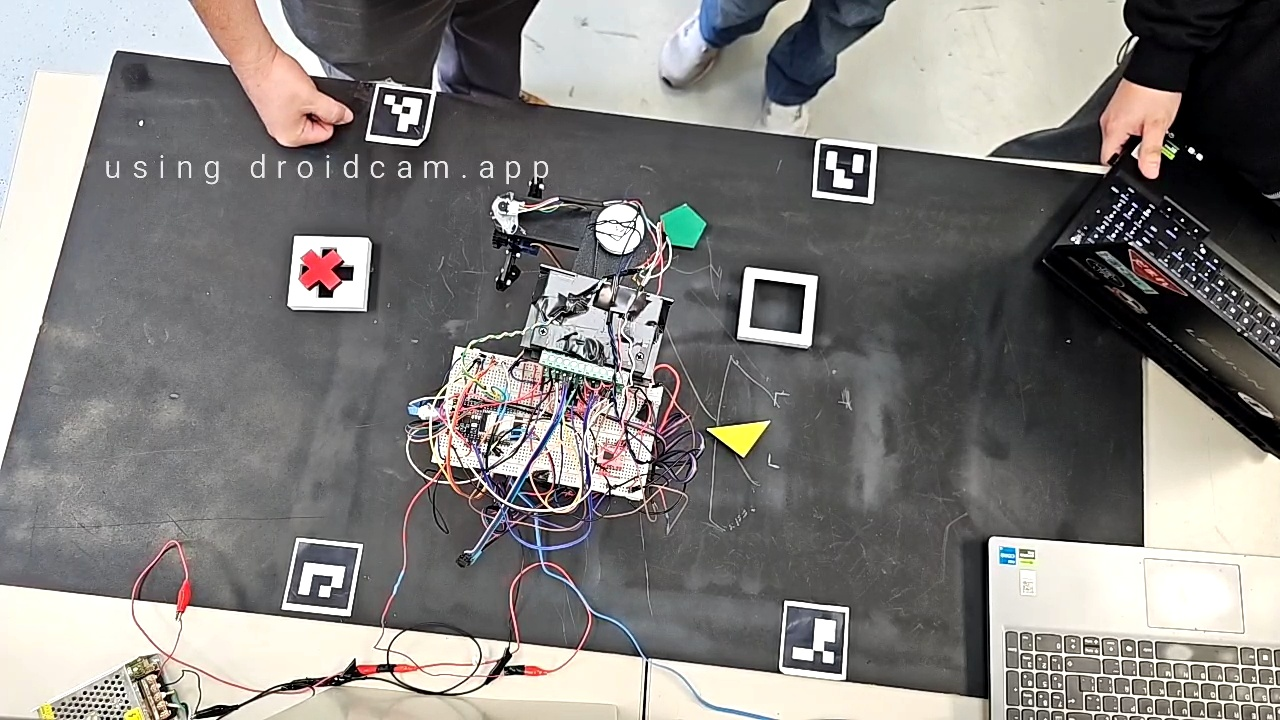
#> input picture PnP_App/photo.jpg, 1280 x 720 px
$ python -i auto_annotate.py   (imports and definitions only)
#> lines starting #> are read from the running program, lines starting #| are printed output that depends on the picture; after the words box and inside, x2 and y2 are one past the last pixel; in counts of white or black regions, pixels touching at a corner belong together
#> further down, picture is the input picture: shape (720, 1280, 3); mean B, G, R 125, 127.5, 130
"""
auto_annotate.py
================
Pre-anota automáticamente todas las imágenes de un ZIP usando segmentación HSV.
Genera archivos .txt en formato YOLO para cada imagen.

Uso:
    python auto_annotate.py --zip imagenes.zip
    python auto_annotate.py --folder ./mis_fotos

Resultado:
    carpeta  auto_labels/  con un .txt por imagen
    carpeta  auto_preview/ con imágenes anotadas para verificar visualmente
"""

import cv2
import numpy as np
import zipfile
import argparse
import os
from pathlib import Path

# ═══════════════════════════════════════════════════════════════════════════════
# CLASES — deben coincidir EXACTAMENTE con data.yaml después
# ═══════════════════════════════════════════════════════════════════════════════
# Índice : nombre
CLASSES = {
    0:  "red_square",
    1:  "red_triangle",
    2:  "red_pentagon",
    3:  "red_cross",
    4:  "yellow_square",
    5:  "yellow_triangle",
    6:  "yellow_pentagon",
    7:  "yellow_cross",
    8:  "blue_square",
    9:  "blue_triangle",
    10: "blue_pentagon",
    11: "blue_cross",
    12: "green_square",
    13: "green_triangle",
    14: "green_pentagon",
    15: "green_cross",
}

# Nombre → índice (inverso)
CLASS_INDEX = {v: k for k, v in CLASSES.items()}

# ═══════════════════════════════════════════════════════════════════════════════
# RANGOS HSV POR COLOR
# Si los colores no se detectan bien, ajusta los valores aquí.
# Puedes probar con la imagen de preview generada.
# ═══════════════════════════════════════════════════════════════════════════════
COLOR_RANGES = {
    "red": [
        (np.array([0,   130,  60]),  np.array([10,  255, 255])),
        (np.array([168, 130,  60]),  np.array([180, 255, 255])),
    ],
    "yellow": [
        (np.array([18,  100,  80]),  np.array([38,  255, 255])),
    ],
    "green": [
        (np.array([38,  80,   40]),  np.array([88,  255, 255])),
    ],
    "blue": [
        (np.array([95,  80,   40]),  np.array([135, 255, 255])),
    ],
}

# Área mínima en píxeles — filtra ruido pequeño
MIN_AREA = 2000
# Área máxima — filtra el robot y objetos grandes
MAX_AREA = 90_000

# ═══════════════════════════════════════════════════════════════════════════════
# CLASIFICACIÓN DE FORMA POR GEOMETRÍA
# ═══════════════════════════════════════════════════════════════════════════════

def classify_shape(contour):
    peri   = cv2.arcLength(contour, True)
    approx = cv2.approxPolyDP(contour, 0.035 * peri, True)
    n      = len(approx)

    if n == 3:
        return "triangle"
    if n == 4:
        return "square"
    if n == 5:
        return "pentagon"

    # Cruz: área del contorno mucho menor que su convex hull
    hull_area    = cv2.contourArea(cv2.convexHull(contour))
    contour_area = cv2.contourArea(contour)
    if hull_area > 0 and (contour_area / hull_area) < 0.72:
        return "cross"
    if n >= 8:
        return "cross"

    return None   # desconocido → ignorar


# ═══════════════════════════════════════════════════════════════════════════════
# PROCESAR UNA IMAGEN → lista de anotaciones YOLO
# ═══════════════════════════════════════════════════════════════════════════════

def annotate_image(image):
    """
    Devuelve lista de (class_id, cx_norm, cy_norm, w_norm, h_norm)
    Todo normalizado entre 0 y 1 como requiere YOLO.
    """
    h_img, w_img = image.shape[:2]
#> h_img = 720; w_img = 1280
    blurred = cv2.GaussianBlur(image, (5, 5), 0)
    hsv     = cv2.cvtColor(blurred, cv2.COLOR_BGR2HSV)
#> hsv: shape (720, 1280, 3); mean H, S, V 65.6, 22, 132.6
    kernel  = cv2.getStructuringElement(cv2.MORPH_ELLIPSE, (9, 9))

    annotations = []
    seen_centers = []

    for color_name, ranges in COLOR_RANGES.items():
        # Construir máscara del color
        mask = np.zeros(hsv.shape[:2], dtype=np.uint8)
        for lo, hi in ranges:
            mask |= cv2.inRange(hsv, lo, hi)

        # Limpiar ruido morfológico
        mask = cv2.morphologyEx(mask, cv2.MORPH_OPEN,  kernel, iterations=2)
        mask = cv2.morphologyEx(mask, cv2.MORPH_CLOSE, kernel, iterations=2)

        contours, _ = cv2.findContours(mask, cv2.RETR_EXTERNAL,
                                        cv2.CHAIN_APPROX_SIMPLE)

        for cnt in contours:
            area = cv2.contourArea(cnt)
            if not (MIN_AREA < area < MAX_AREA):
                continue

            shape_name = classify_shape(cnt)
            if shape_name is None:
                continue

            class_name = f"{color_name}_{shape_name}"
            class_id   = CLASS_INDEX.get(class_name)
            if class_id is None:
                continue

            # Bounding box
            x, y, w, h = cv2.boundingRect(cnt)

            # Centro normalizado
            cx = (x + w / 2.0) / w_img
            cy = (y + h / 2.0) / h_img
            wn = w / w_img
            hn = h / h_img

            # Evitar duplicados (mismo centro ± 40px)
            dup = any(abs((x + w/2) - sx) < 40 and abs((y + h/2) - sy) < 40
                      for sx, sy in seen_centers)
            if dup:
                continue

            seen_centers.append((x + w/2, y + h/2))
            annotations.append((class_id, cx, cy, wn, hn))
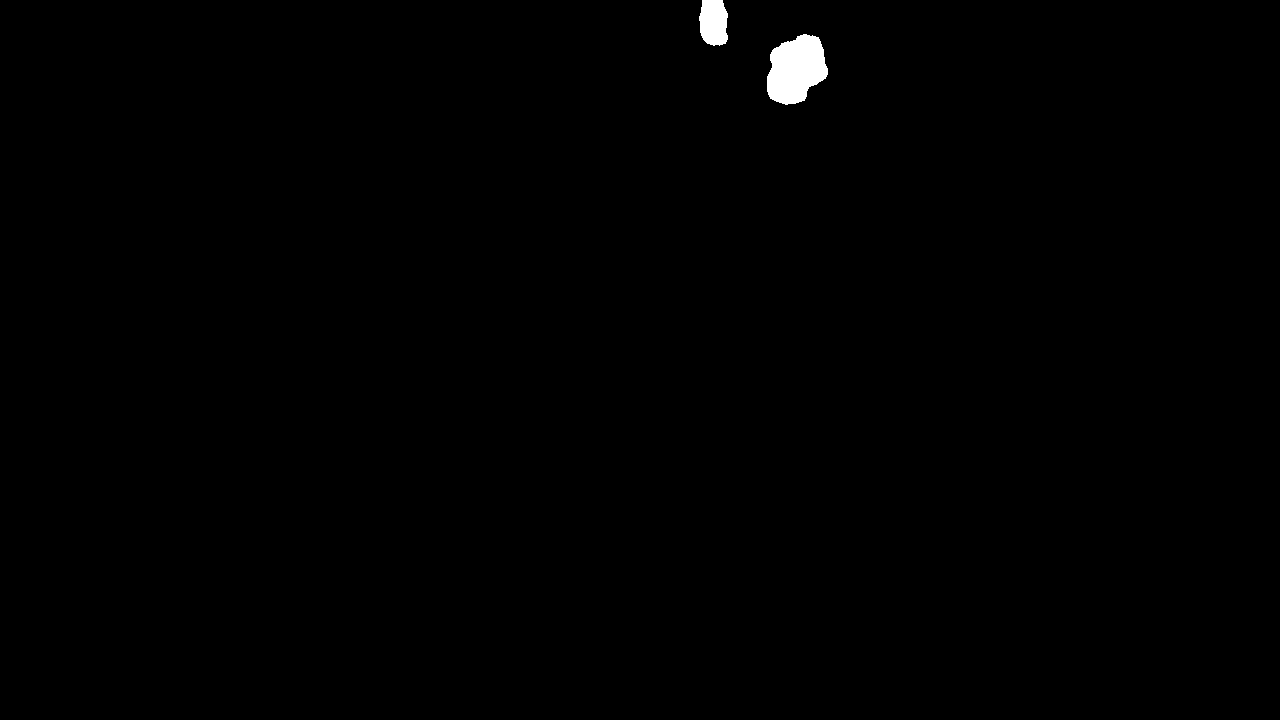
#> mask: shape (720, 1280); 0.46% white; 2 white regions, box (x1, y1, x2, y2) and area: (767, 34, 828, 105) 3138, (699, 0, 728, 46) 1127
#> after the loop, annotations = [(10, 0.623, 0.0965, 0.0477, 0.0986)]; seen_centers = [(797.5, 69.5)]

    return annotations


# ═══════════════════════════════════════════════════════════════════════════════
# IMAGEN DE PREVIEW — para verificar visualmente que las anotaciones están bien
# ═══════════════════════════════════════════════════════════════════════════════

COLOR_BGR = {
    "red":    (0,   0,   220),
    "yellow": (0,   210, 210),
    "green":  (0,   200, 0),
    "blue":   (220, 80,  0),
}

# [123 lines left out: functions draw_preview, save_yolo_txt, process_zip, process_folder, not called in this run]


# ═══════════════════════════════════════════════════════════════════════════════
# ENTRY POINT
# ═══════════════════════════════════════════════════════════════════════════════

# [13 lines not run here, left out]

>>> import cv2
>>> picture = cv2.imread('../PnP_App/photo.jpg')
>>> result = annotate_image(picture)
#> result = [(10, 0.623, 0.0965, 0.0477, 0.0986)]
